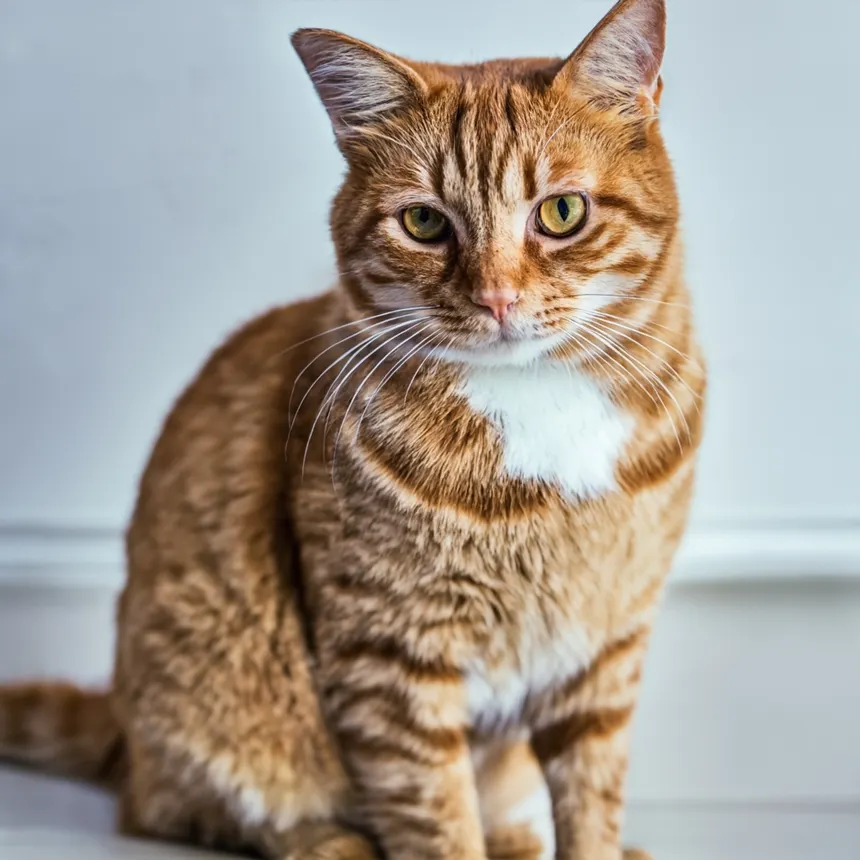
#> input picture Photos/cat.png, 860 x 860 px, found by its file name
$ python histogram.py
#> lines starting #> are read from the running program, lines starting #| are printed output that depends on the picture; after the words box and inside, x2 and y2 are one past the last pixel; in counts of white or black regions, pixels touching at a corner belong together
import cv2 as cv
import matplotlib.pyplot as plt
import numpy as np

img = cv.imread('Photos/cat.png')
#> img is the input picture: shape (860, 860, 3); mean B, G, R 148.3, 157.4, 165.1
cv.imshow('Cat', img)

blank = np.zeros(img.shape[:2], dtype=np.uint8)

gray = cv.cvtColor(img, cv.COLOR_BGR2GRAY)
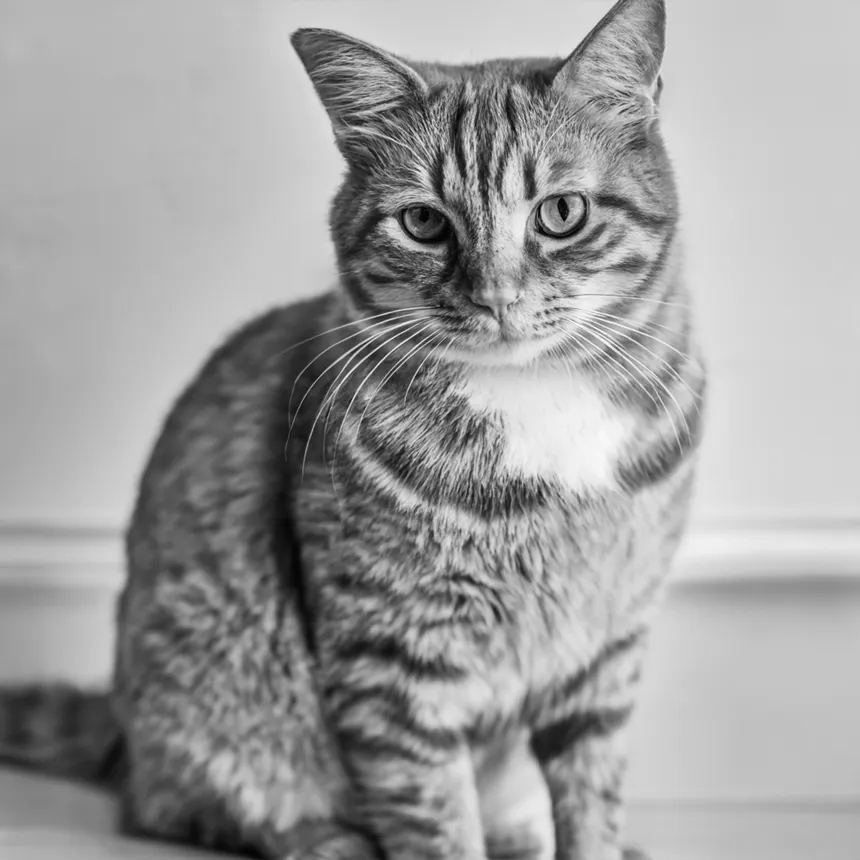
#> gray: shape (860, 860); min 0, max 253, mean 158.7
cv.imshow('Gray Cat', gray)

circle = cv.circle(blank.copy(), (img.shape[1]//2, img.shape[0]//2), 100, 255, -1) #creating a circular mask
cv.imshow('Mask', circle)
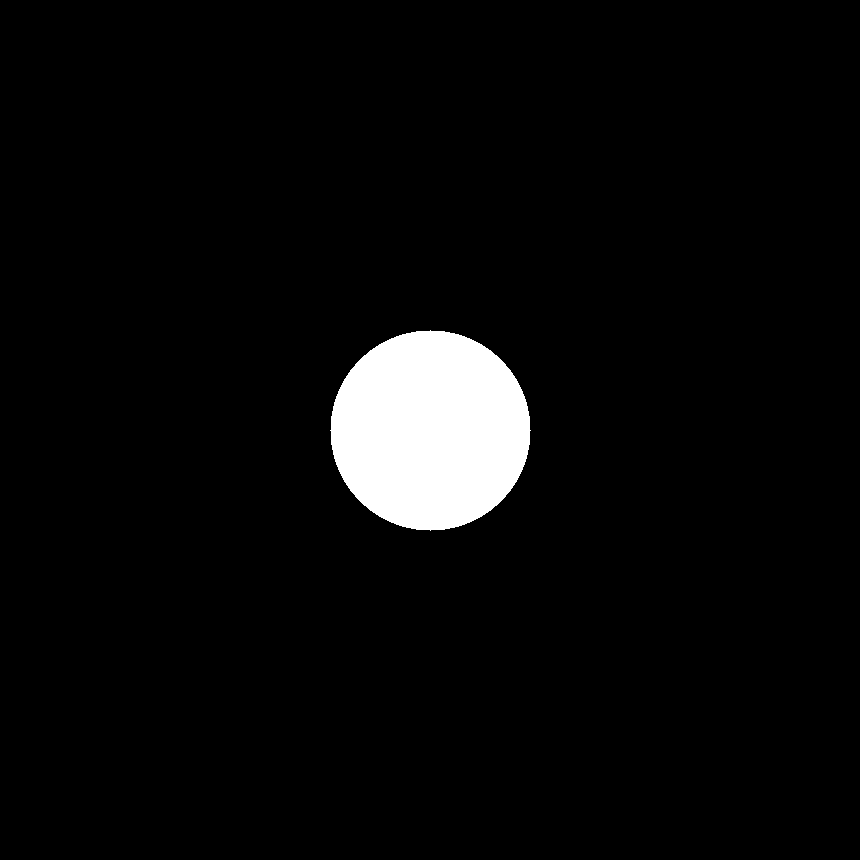
#> window 'Mask': shape (860, 860); 4.2% white; 1 white region, box (x1, y1, x2, y2) and area: (330, 330, 531, 531) 31417

mask = cv.bitwise_and(gray, gray, mask=circle) #applying the mask to the grayscale image
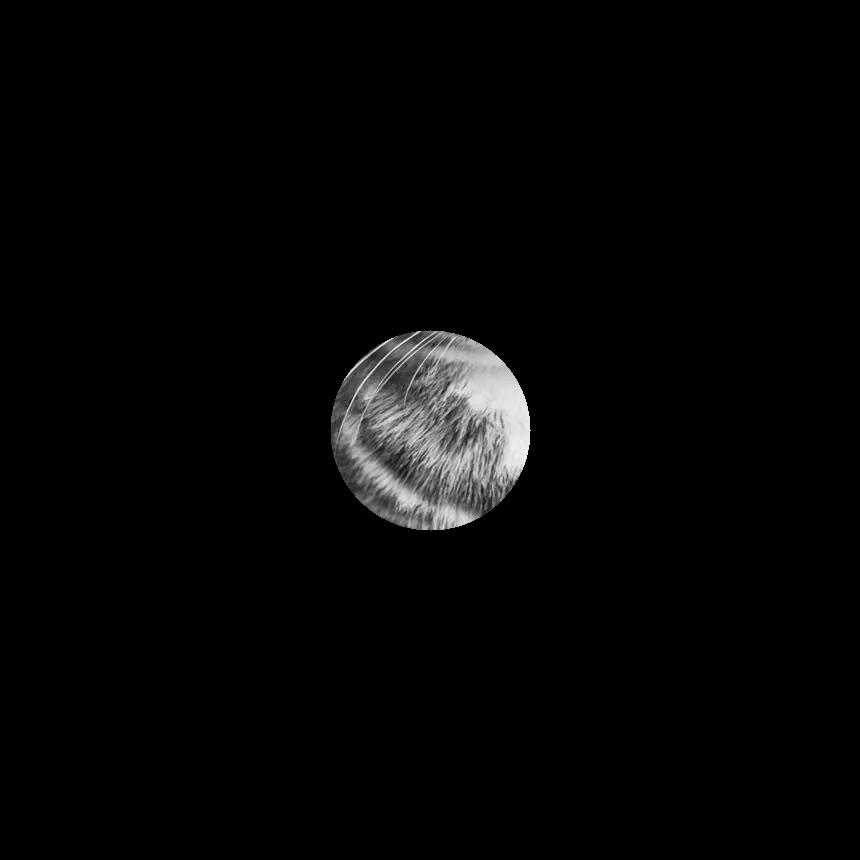
#> mask: shape (860, 860); min 0, max 247, mean 5.7
cv.imshow('Mask Applied on Gray', mask)

#grayscale histogram
# gray_hist = cv.calcHist([gray], [0], None, [256], [0, 256]) #compute a histogram w/o mask
# cv.imshow('Histogram', gray_hist)

gray_hist = cv.calcHist([gray], [0], mask, [256], [0, 256]) #compute a histogram w/ mask
#> gray_hist = 256 values, max 264 at index 85, min 0 at index 0, mean 122.7
cv.imshow('Histogram', gray_hist)

#grayscale histogram
plt.figure()
plt.title('Grayscale Histogram')
plt.xlabel('Bins')
plt.ylabel('# of pixels')
plt.plot(gray_hist)
plt.xlim([0, 256])
plt.show()
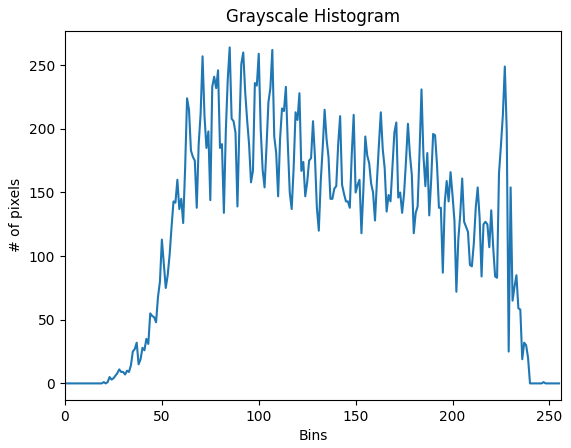
#> figure drawn by matplotlib, 1 panel; curve peaks at x = 85, y = 264

#color histogram
bgr_planes = cv.split(img) #split the image into its color channels
colors = ('b', 'g', 'r')
plt.figure()
plt.title('Color Histogram')
plt.xlabel('Bins')
plt.ylabel('# of pixels')
for i, color in enumerate(colors): #looping through the color channels
    #enumerate means to loop through a list and get the index and value
    hist = cv.calcHist([bgr_planes[i]], [0], mask, [256], [0, 256])
    plt.plot(hist, color=color) #plotting the histogram for each color channel
    plt.xlim([0, 256])
plt.show()
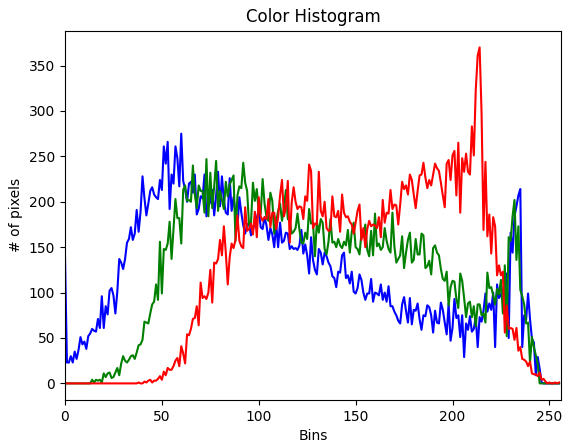
#> figure drawn by matplotlib, 1 panel; curve peaks at x = 60, y = 275; curve peaks at x = 73, y = 247; curve peaks at x = 214, y = 370

cv.waitKey(0)

$ run again, with Photos/man.png copied over Photos/cat.png
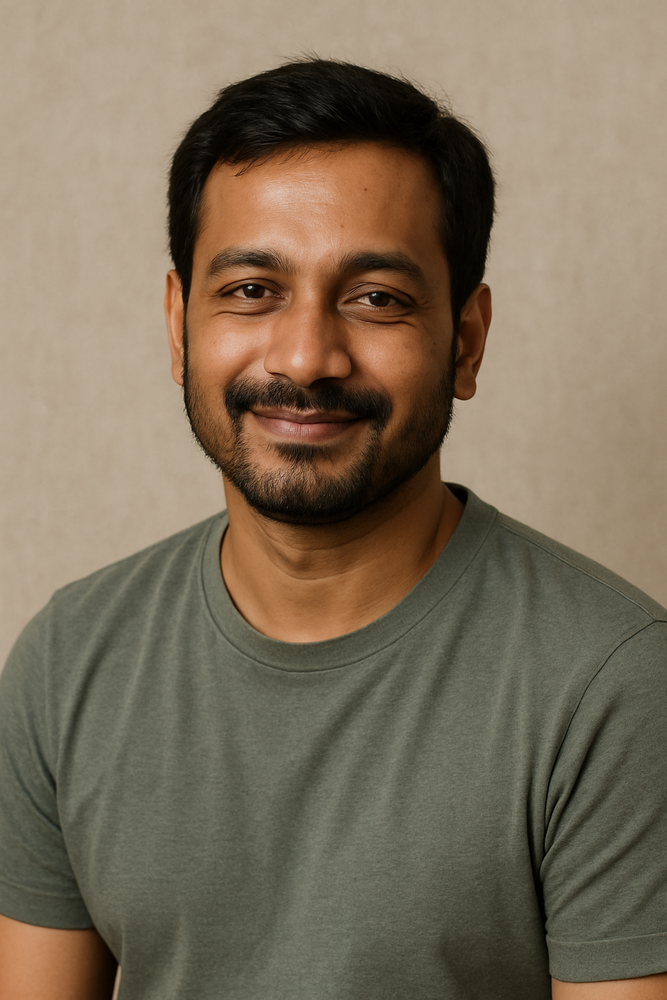
#> input picture Photos/man.png, 667 x 1000 px, shrunk from 1024 x 1536 before the run, found by its file name
#> img is the input picture: shape (1000, 667, 3); mean B, G, R 90.5, 110.7, 124.6
#> `cv.imshow('Mask', circle)`:
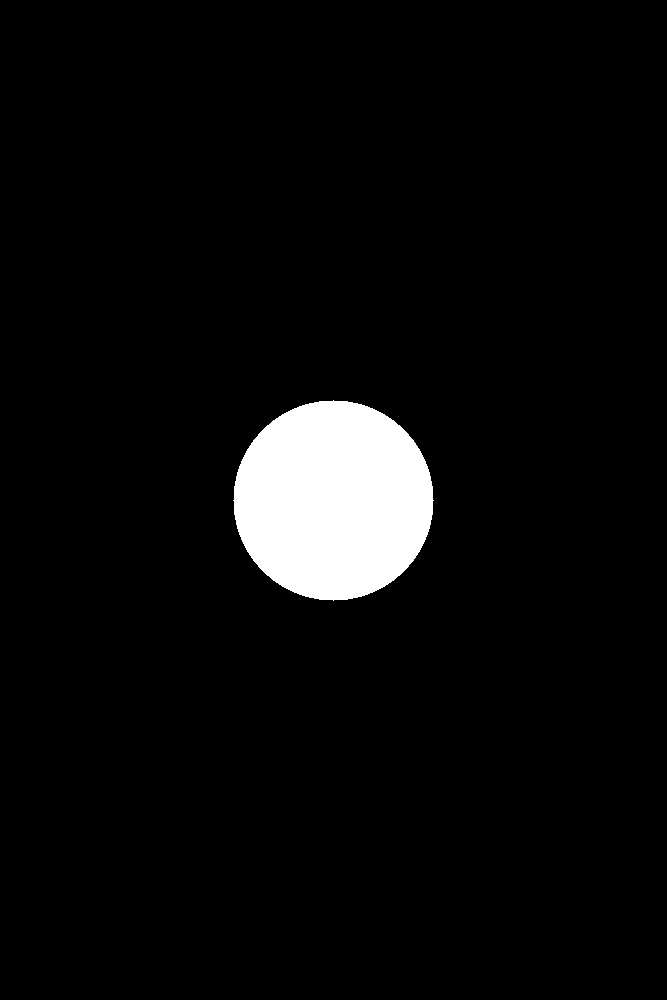
#> window 'Mask': shape (1000, 667); 4.7% white; 1 white region, box (x1, y1, x2, y2) and area: (233, 400, 434, 601) 31417
#> gray_hist = 256 values, max 364 at index 7, min 0 at index 0, mean 122.7
#> `plt.show()`:
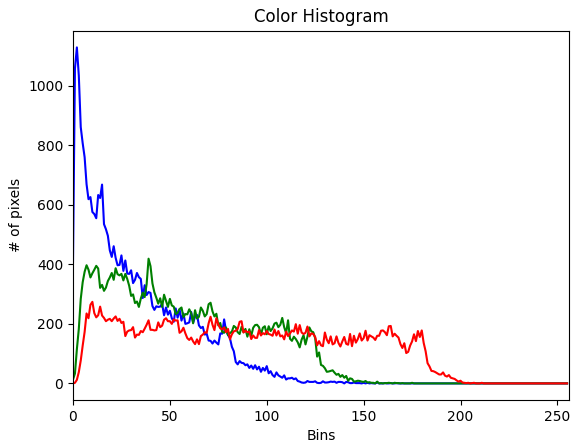
#> figure drawn by matplotlib, 1 panel; curve peaks at x = 2, y = 1129; curve peaks at x = 39, y = 419; curve peaks at x = 10, y = 274
